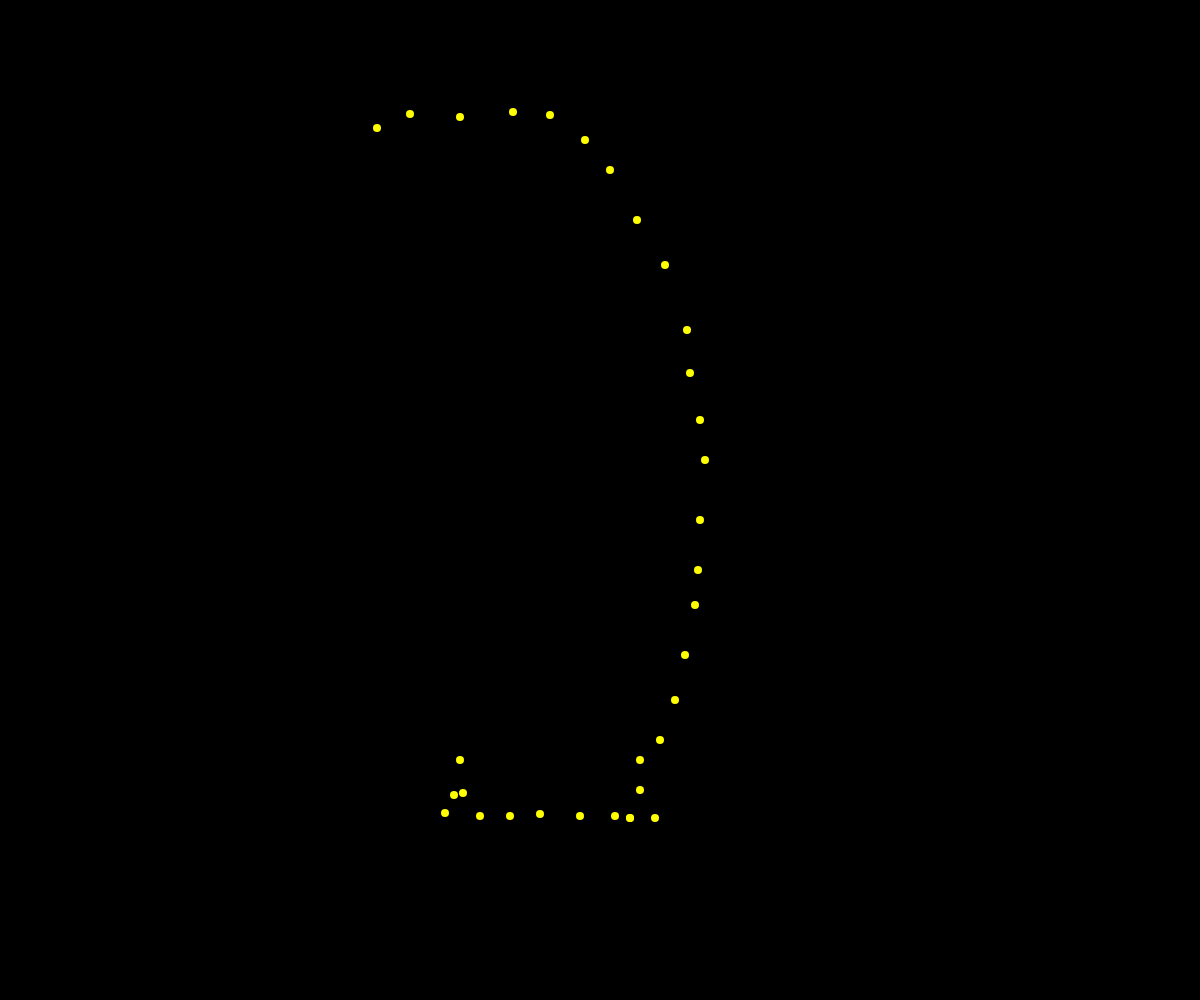
Frame 1 (no input)
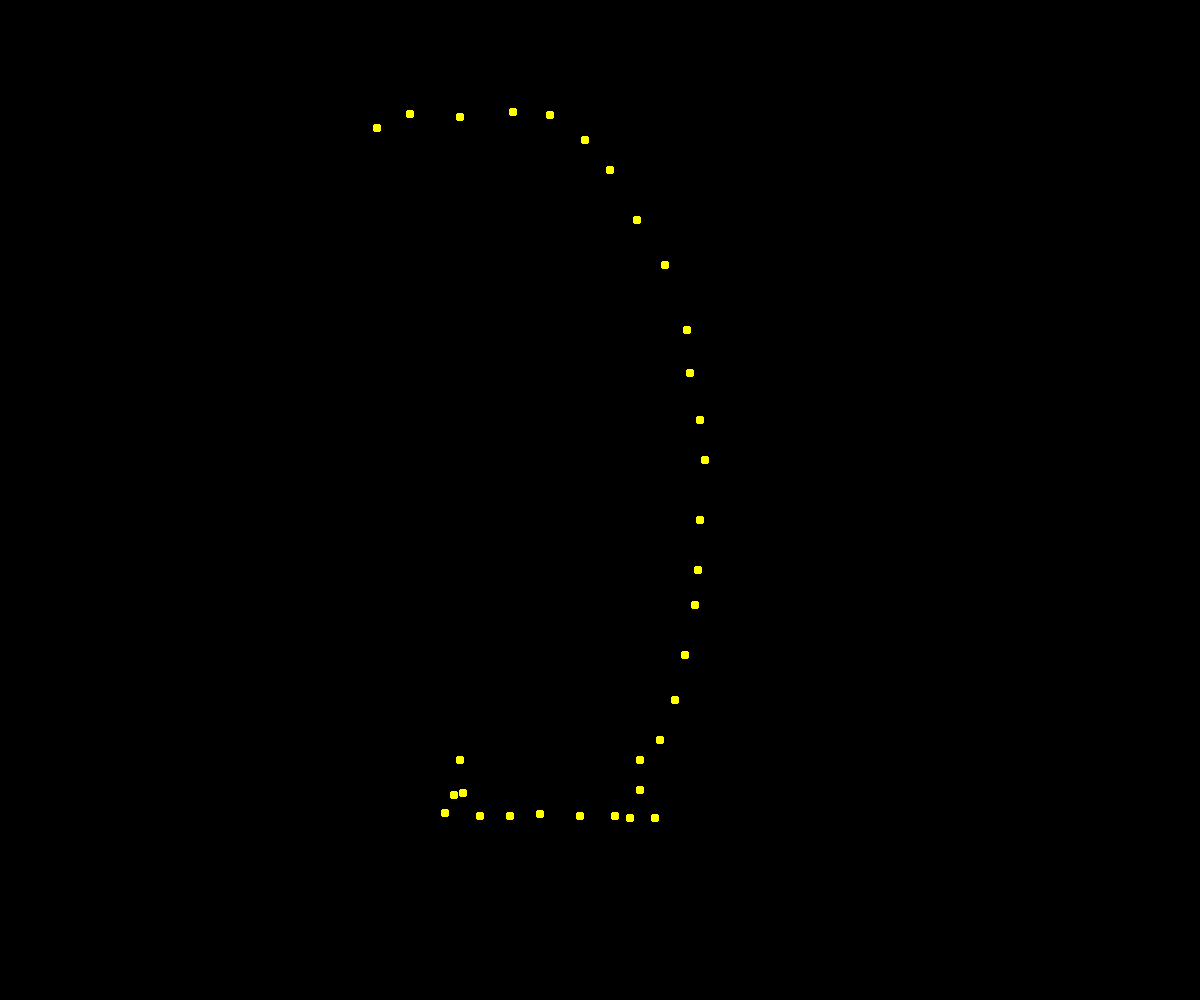
Frame 60 (no input)
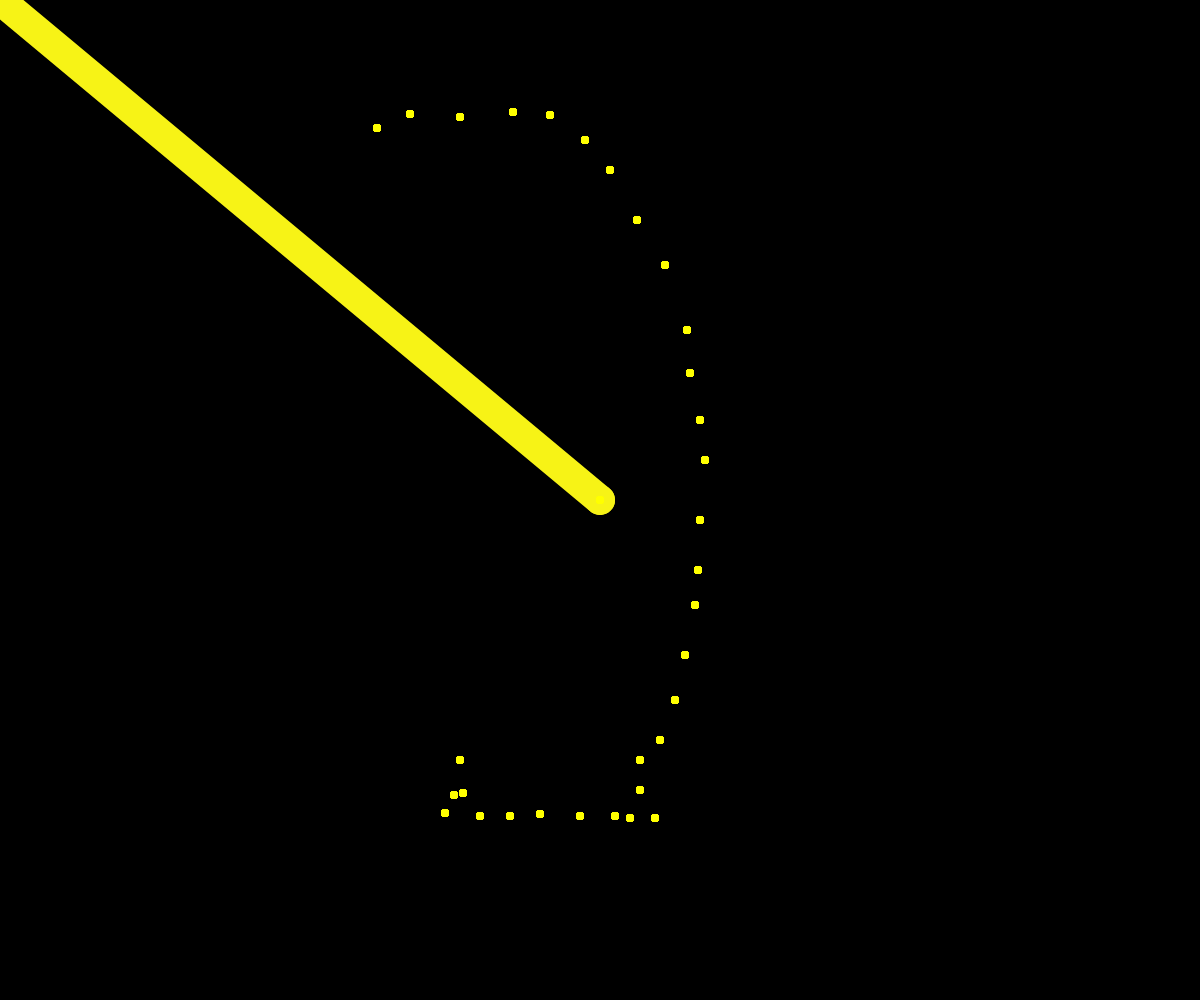
Frame 120 (the mouse pressed at the canvas centre since frame 60)

The p5.js sketch that drew these frames (run headless with seeded random() and noise() and a simulated clock; from frame 60 on, the mouse is pressed at the canvas centre):

// p5.js sketch
// ── sketch.js
function setup() {
    createCanvas(windowWidth, windowHeight);
    background(0);

}

function draw() {
    if (mouseIsPressed === true) {
        line(mouseX, mouseY, pmouseX, pmouseY);
    }
    strokeWeight(8);
    stroke("yellow");

    point(377, 128);

    point(410, 114);

    point(460, 117);

    point(513, 112);

    point(550, 115);

    point(585, 140);

    point(610, 170);

    point(637, 220);

    point(665, 265);

    point(687, 330);

    point(690, 373);

    point(700, 420);

    point(705, 460);

    point(700, 520);

    point(698, 570);

    point(695, 605);

    point(685, 655);

    point(675, 700);

    point(660, 740);

    point(640, 760);

    point(640, 790);

    point(655, 818);

    point(630, 818);

    point(630, 818);

    point(615, 816);

    point(580, 816);

    point(540, 814);

    point(510, 816);

    point(480, 816);

    point(445, 813);

    point(454, 795);

    point(463, 793);

    point(460, 760);

}

function mousePressed() {
    strokeWeight(30);
    stroke(247, 243, 22);
    line(mouseX, mouseY, mouseX, mouseY);

}

function windowResized() {
    resizeCanvas(windowWidth, windowHeight);
    background(0);
}
